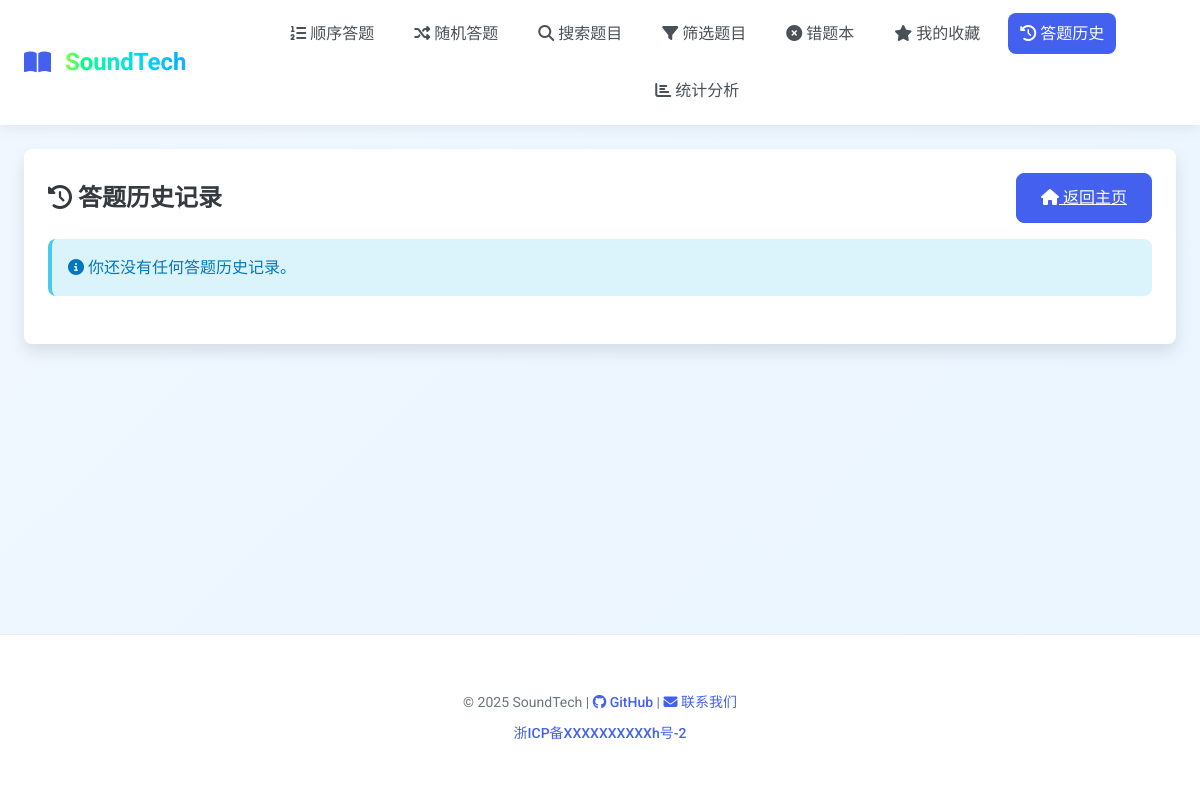
Page /history (signed in) on the earlier database version.
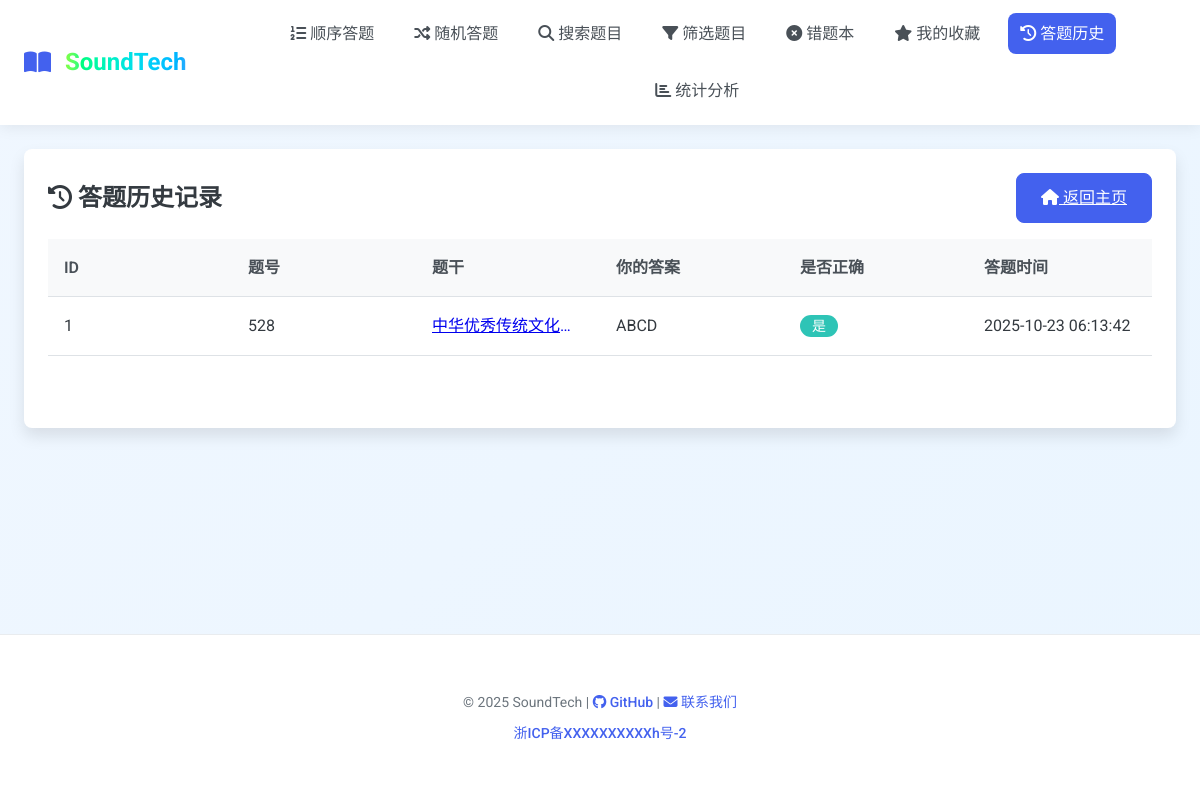
Same page on the later database version.
### tables this page shows
CREATE TABLE history (
        id INTEGER PRIMARY KEY AUTOINCREMENT,
        user_id INTEGER NOT NULL,
        question_id TEXT NOT NULL,
        user_answer TEXT NOT NULL,
        correct INTEGER NOT NULL,
        timestamp DATETIME DEFAULT CURRENT_TIMESTAMP,
        FOREIGN KEY (user_id) REFERENCES users(id)
    );

CREATE TABLE questions (
        id TEXT PRIMARY KEY,
        stem TEXT NOT NULL,
        answer TEXT NOT NULL,
        difficulty TEXT,
        qtype TEXT,
        category TEXT,
        options TEXT, -- JSON stored options
        created_at DATETIME DEFAULT CURRENT_TIMESTAMP
    );

### app.py (the view)
@app.route("/history")
@login_required
def show_history():
    user_id = get_user_id()
    rows = show_history_util(user_id)
    history_data = []
    for row in rows:
        q = fetch_question(row['question_id'])
        stem = q['stem'] if q else "题目已删除"
        history_data.append({
            "id": row['id'],
            "question_id": row['question_id'],
            "stem": stem,
            "user_answer": row['user_answer'],
            "correct": row['correct'],
            "timestamp": row['timestamp']
        })
    return render_template("history.html", history=history_data)

### app.py (called while the page is built)
@app.before_request
def log_request_info():
    if request.endpoint not in ['static']:
        app.logger.debug(f"请求: {request.method} {request.url} - IP: {request.remote_addr} - User-Agent: {request.headers.get('User-Agent', 'Unknown')}")

@app.after_request
def log_response_info(response):
    if request.endpoint not in ['static']:
        app.logger.debug(f"响应: {response.status_code} - {request.method} {request.url}")
    return response

### handlers/authentication.py (called while the page is built)
def login_required(function):
    @wraps(function)
    def decorated_function(*args, **kwargs):
        if not is_logged_in():
            flash("请先登录后再访问该页面", "error")
            return redirect(url_for("login", next=request.url))
        return function(*args, **kwargs)
    return decorated_function

def is_logged_in() -> bool:
    return "user_id" in session

def get_user_id() -> int:
    return session.get("user_id")

### handlers/database.py (called while the page is built)
def get_db() -> sqlite3.Connection:
    conn = sqlite3.connect("./static/database.db")
    conn.row_factory = sqlite3.Row
    return conn

def fetch_question(qid):
    conn = get_db()
    cursor = conn.cursor()
    cursor.execute('SELECT * FROM questions WHERE id=?', (qid,))
    row = cursor.fetchone()
    cursor.close()
    conn.close()
    if row:
        return {
            "id": row['id'],
            "stem": row['stem'],
            "answer": row['answer'],
            "difficulty": row['difficulty'],
            "type": row['qtype'],
            "category": row['category'],
            "options": json.loads(row['options'])
        }
    else:
        return None

def show_history_util(user_id):
    conn = get_db()
    cursor = conn.cursor()
    cursor.execute('SELECT * FROM history WHERE user_id=? ORDER BY timestamp DESC', (user_id,))
    rows = cursor.fetchall()
    cursor.close()
    conn.close()
    return rows

### templates/history.html (shortened to what this page needs)
{% extends 'base.html' %}
{% block content %}
<div class="card">
    <div class="card-title d-flex justify-content-between align-items-center">
        <div>
            <i class="fas fa-history"></i> 答题历史记录
        </div>
        <a href="{{ url_for('index') }}" class="btn btn-primary">
            <i class="fas fa-home"></i> 返回主页
        </a>
    </div>
    {% if history %}
    <div class="table-container">
        <table class="table">
            <thead>
                <tr>
                    <th>ID</th>
                    <th>题号</th>
                    <th>题干</th>
                    <th>你的答案</th>
                    <th>是否正确</th>
                    <th>答题时间</th>
                </tr>
            </thead>
            <tbody>
                {% for record in history %}
                <tr>
                    <td>{{ record.id }}</td>
                    <td>{{ record.question_id }}</td>
                    <td><a href="{{ url_for('show_question', qid=record.question_id) }}" class="question-text-truncate" title="{{ record.stem }}">{{ record.stem }}</a></td>
                    <td>{{ record.user_answer }}</td>
                    <td>
                        {% if record.correct == 1 %}
                        <span class="badge badge-success">是</span>
                        {% else %}
                        <span class="badge badge-danger">否</span>
                        {% endif %}
                    </td>
                    <td>{{ record.timestamp }}</td>
                </tr>
                {% endfor %}
            </tbody>
        </table>
    </div>
    {% else %}
    <div class="alert alert-info">
        <i class="fas fa-info-circle"></i> 你还没有任何答题历史记录。
    </div>
    {% endif %}
</div>
{% endblock %}

### templates/base.html (shortened to what this page needs)
<!DOCTYPE html>
<html lang="zh-CN">
<head>
    <link rel="stylesheet" href="{{ url_for('static', filename='style.css') }}">
    <link rel="stylesheet" href="https://cdnjs.cloudflare.com/ajax/libs/font-awesome/6.4.0/css/all.min.css">
</head>
<body>
    <nav>
        <div class="nav-left">
            <a href="{{ url_for('index') }}" class="nav-logo">
                <i class="fas fa-book-open"></i>&nbsp;<article>SoundTech</article>
            </a>
        </div>
        <div class="nav-links" id="navLinks">
            <a href="{{ url_for('sequential_start') }}" class="nav-link{% if request.path == url_for('sequential_start') %} active{% endif %}">
                <i class="fas fa-list-ol"></i> 顺序答题
            </a>
            <a href="{{ url_for('random_question') }}" class="nav-link{% if request.path == url_for('random_question') %} active{% endif %}">
                <i class="fas fa-random"></i> 随机答题
            </a>
            <a href="{{ url_for('search') }}" class="nav-link{% if request.path == url_for('search') %} active{% endif %}">
                <i class="fas fa-search"></i> 搜索题目
            </a>
            <a href="{{ url_for('filter_questions') }}" class="nav-link{% if request.path == url_for('filter_questions') %} active{% endif %}">
                <i class="fas fa-filter"></i> 筛选题目
            </a>
            <a href="{{ url_for('wrong_questions') }}" class="nav-link{% if request.path == url_for('wrong_questions') %} active{% endif %}">
                <i class="fas fa-times-circle"></i> 错题本
            </a>
            <a href="{{ url_for('show_favorites') }}" class="nav-link{% if request.path == url_for('show_favorites') %} active{% endif %}">
                <i class="fas fa-star"></i> 我的收藏
            </a>
            <a href="{{ url_for('show_history') }}" class="nav-link{% if request.path == url_for('show_history') %} active{% endif %}">
                <i class="fas fa-history"></i> 答题历史
            </a>
            <a href="{{ url_for('statistics') }}" class="nav-link{% if request.path == url_for('statistics') %} active{% endif %}">
                <i class="fas fa-chart-bar"></i> 统计分析
            </a>
        </div>
    </nav>
    <main class="container">
        {% block content %}{% endblock %}
    </main>
    <footer class="footer">
        <div class="container">
            <p class="footer-text">
                &copy; {{ current_year|default(2025) }} SoundTech |
                <a href="https://github.com/C32-SoundTech" class="footer-link" target="_blank">
                    <i class="fab fa-github"></i> GitHub
                </a> |
                <a href="mailto:2312190131@pop.zjgsu.edu.cn" class="footer-link">
                    <i class="fas fa-envelope"></i> 联系我们
                </a>
            </p>
            <p class="footer-text mt-1">
                <a href="https://beian.miit.gov.cn/" target="_blank" class="footer-link">浙ICP备XXXXXXXXXXh号-2</a>
            </p>
        </div>
    </footer>
</body>
</html>

### templates/base.html (style rules this page uses)
article { -webkit-animation: gradient-change 2s linear infinite alternate; animation: gradient-change 2s linear infinite alternate; background: linear-gradient( to right in oklch, var(--color-1), var(--color-2) ); -webkit-background-clip: text; -webkit-text-fill-color: transparent; background-clip: text; color: transparent; }

Differences in the rows shown:
added history: question_id "528", user_answer "ABCD", timestamp "2025-10-23 06:13:42"
now on this page (row unchanged): questions: stem "中华优秀传统文化…"
Other differences:
text no longer shown: "你还没有任何答题历史记录。"
text now shown: "ID 题号 题干 你的答案 是否正确 答题时间"
new list line: "1 是"
